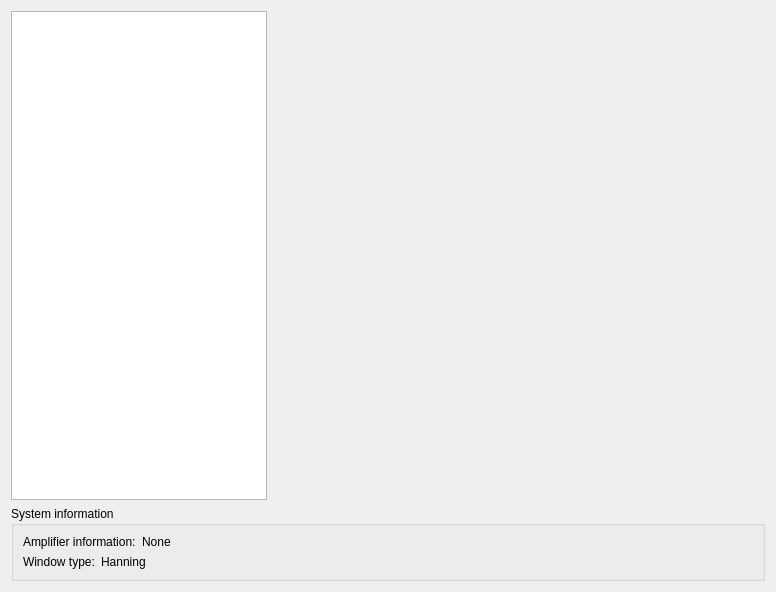
<?xml version="1.0" encoding="UTF-8"?>
<ui version="4.0">
 <class>RTVTPlotWindow</class>
 <widget class="QWidget" name="RTVTPlotWindow">
  <property name="geometry">
   <rect>
    <x>0</x>
    <y>0</y>
    <width>776</width>
    <height>592</height>
   </rect>
  </property>
  <property name="windowTitle">
   <string>RTVT Plot Window</string>
  </property>
  <layout class="QVBoxLayout" name="verticalLayout">
   <item>
    <layout class="QHBoxLayout" name="horizontalLayout">
     <item>
      <widget class="QListView" name="plotChannelListView">
       <property name="sizePolicy">
        <sizepolicy hsizetype="Maximum" vsizetype="Expanding">
         <horstretch>0</horstretch>
         <verstretch>0</verstretch>
        </sizepolicy>
       </property>
       <property name="editTriggers">
        <set>QAbstractItemView::NoEditTriggers</set>
       </property>
       <property name="selectionMode">
        <enum>QAbstractItemView::MultiSelection</enum>
       </property>
      </widget>
     </item>
     <item>
      <widget class="QwtPlot" name="plotQwtView">
       <property name="sizePolicy">
        <sizepolicy hsizetype="Minimum" vsizetype="MinimumExpanding">
         <horstretch>0</horstretch>
         <verstretch>0</verstretch>
        </sizepolicy>
       </property>
      </widget>
     </item>
    </layout>
   </item>
   <item>
    <widget class="QGroupBox" name="groupBox">
     <property name="title">
      <string>System information</string>
     </property>
     <layout class="QVBoxLayout" name="verticalLayout_2">
      <item>
       <layout class="QHBoxLayout" name="horizontalLayout_2">
        <item>
         <widget class="QLabel" name="label">
          <property name="sizePolicy">
           <sizepolicy hsizetype="Maximum" vsizetype="Preferred">
            <horstretch>0</horstretch>
            <verstretch>0</verstretch>
           </sizepolicy>
          </property>
          <property name="text">
           <string>Amplifier information:</string>
          </property>
         </widget>
        </item>
        <item>
         <widget class="QLabel" name="ampInformationLabel">
          <property name="text">
           <string>None</string>
          </property>
         </widget>
        </item>
       </layout>
      </item>
      <item>
       <layout class="QHBoxLayout" name="horizontalLayout_3">
        <item>
         <widget class="QLabel" name="label_2">
          <property name="sizePolicy">
           <sizepolicy hsizetype="Maximum" vsizetype="Preferred">
            <horstretch>0</horstretch>
            <verstretch>0</verstretch>
           </sizepolicy>
          </property>
          <property name="text">
           <string>Window type:</string>
          </property>
         </widget>
        </item>
        <item>
         <widget class="QLabel" name="label_3">
          <property name="text">
           <string>Hanning</string>
          </property>
         </widget>
        </item>
       </layout>
      </item>
     </layout>
    </widget>
   </item>
  </layout>
 </widget>
 <customwidgets>
  <customwidget>
   <class>QwtPlot</class>
   <extends>QFrame</extends>
   <header>qwt_plot.h</header>
  </customwidget>
 </customwidgets>
 <resources/>
 <connections/>
</ui>
